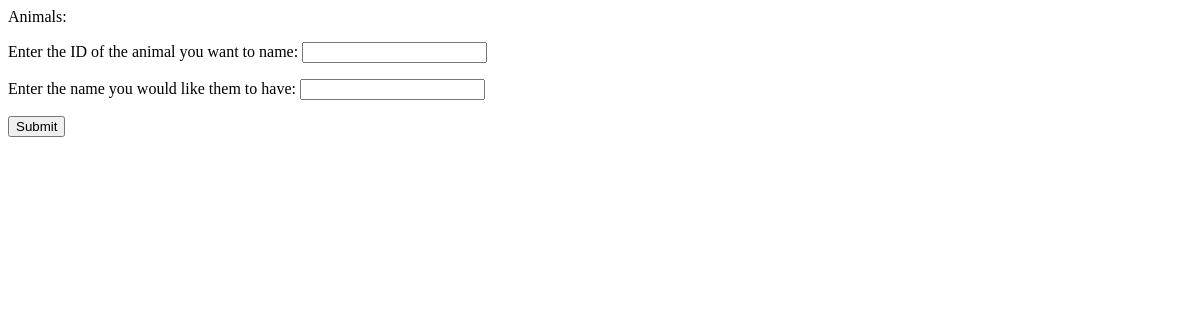
The app's page /pet/submitname/, older data.
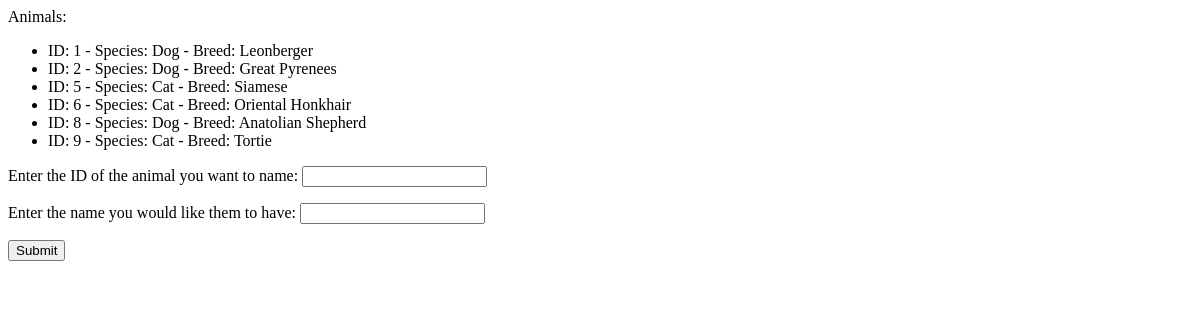
The same page, newer data.
### Pet/models.py (models this page shows, shortened)
class Adoptee(models.Model):
    name = models.CharField(null = True, max_length=63, blank=True)
    breed = models.CharField(max_length=31)
    age = models.IntegerField()
    photo = models.ImageField(blank = True, null=True, upload_to=None, height_field=None, width_field=None, max_length=255)
    species = models.CharField(max_length=63)

### Pet/views.py (the view)
# urls.py: path("submitname/", views.get_name, name="name")
def get_name(request):
    adoptees = Adoptee.objects.filter(name__isnull=True)
    pet_form = PetForm(request.POST)
    if request.method == 'POST':
        if pet_form.is_valid():
            animal_name = pet_form.cleaned_data["animal_name"]
            animal_id = pet_form.cleaned_data["animal_id"]
            pet = Adoptee.objects.filter(id=animal_id).first()
            print(pet)
            if pet:
                if not pet.name:
                    print(pet)
                    pet.name = animal_name
                    pet.save()
                    return render(request, "success.html")
                else:
                    print("Pet already has a name.")
    else:
        form = PetForm()
    return render(request, "name.html", {"pet_form": pet_form, "adoptees": adoptees})

### Pet/forms.py
class PetForm(forms.Form):
    animal_name = forms.CharField(label="Animal name", max_length=100)
    animal_id = forms.IntegerField(label="Animal ID")

### Pet/templates/name.html (shortened to what this page needs)
<form action="/pet/submitname/" method="post">
    Animals:
    <ul>
        {% for adoptee in adoptees %}
            <li>ID: {{ adoptee.id }} - Species: {{ adoptee.species }} - Breed: {{ adoptee.breed }} </li>
        {% endfor %}
    </ul>
    <label for="animal_id">Enter the ID of the animal you want to name: </label>
    <input id="animal_id" type ="text" name="animal_id" value="{{ current_id }}">
    <label for="animal_name"><p>Enter the name you would like them to have: </label>
    <input id="animal_name" type="text" name="animal_name" value="{{ current_name }}"></p>
    <p><input type="submit" value="Submit"></p>
</form>

Row changes from the older to the newer data that the page shows:
added Adoptee: id "1", species "Dog", breed "Leonberger"
added Adoptee: id "2", species "Dog", breed "Great Pyrenees"
added Adoptee: id "5", species "Cat", breed "Siamese"
added Adoptee: id "6", species "Cat", breed "Oriental Honkhair"
added Adoptee: id "8", species "Dog", breed "Anatolian Shepherd"
added Adoptee: id "9", species "Cat", breed "Tortie"
